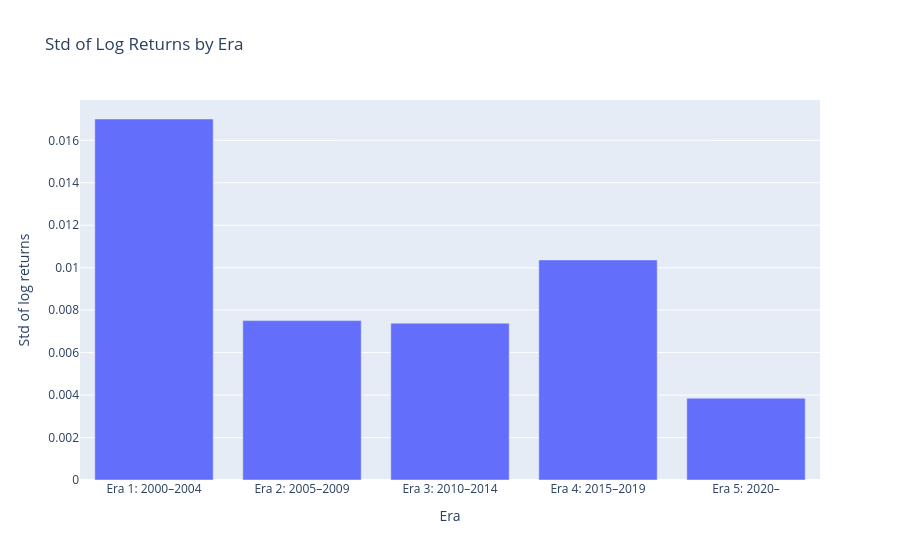

This figure's notebook cell:
### Code cell
# 7. Returns by year and era
yearly_stats = (
    df.dropna(subset=["log_return"])
      .groupby(df["date"].dt.year)["log_return"]
      .agg(["count", "mean", "std", "min", "max"])
      .reset_index()
      .rename(columns={"date": "year"})
)

display(yearly_stats.head(20))

# assign simple eras for structural overview
def assign_era(y):
    if y <= 2004:
        return "2000–2004"
    if y <= 2009:
        return "2005–2009"
    if y <= 2014:
        return "2010–2014"
    if y <= 2019:
        return "2015–2019"
    return "2020–"

df["era"] = df["date"].dt.year.apply(assign_era)

era_stats = (
    df.dropna(subset=["log_return"])
      .groupby("era")["log_return"]
      .agg(["count", "mean", "std", "min", "max"])
      .reset_index()
)
display(era_stats)

fig_era_vol = px.bar(era_stats, x="era", y="std", title="Std(log return) by era")
fig_era_vol.show()

### Figure 1 — Plotly figure (JSON) as saved in the notebook; plotly's stock layout.template omitted (floating-point values rounded to 4 significant figures)
{"data": [{"hovertemplate": "Era=%{x}<br>Std of log returns=%{y}<extra></extra>", "legendgroup": "", "marker": {"color": "#636efa", "pattern": {"shape": ""}}, "name": "", "orientation": "v", "showlegend": false, "textposition": "auto", "type": "bar", "x": ["Era 1: 2000–2004", "Era 2: 2005–2009", "Era 3: 2010–2014", "Era 4: 2015–2019", "Era 5: 2020–"], "xaxis": "x", "y": [0.017, 0.007508, 0.007387, 0.01036, 0.00385], "yaxis": "y"}], "layout": {"barmode": "relative", "legend": {"tracegroupgap": 0}, "title": {"text": "Std of Log Returns by Era"}, "xaxis": {"anchor": "y", "domain": [0, 1], "title": {"text": "Era"}}, "yaxis": {"anchor": "x", "domain": [0, 1], "title": {"text": "Std of log returns"}}}}
